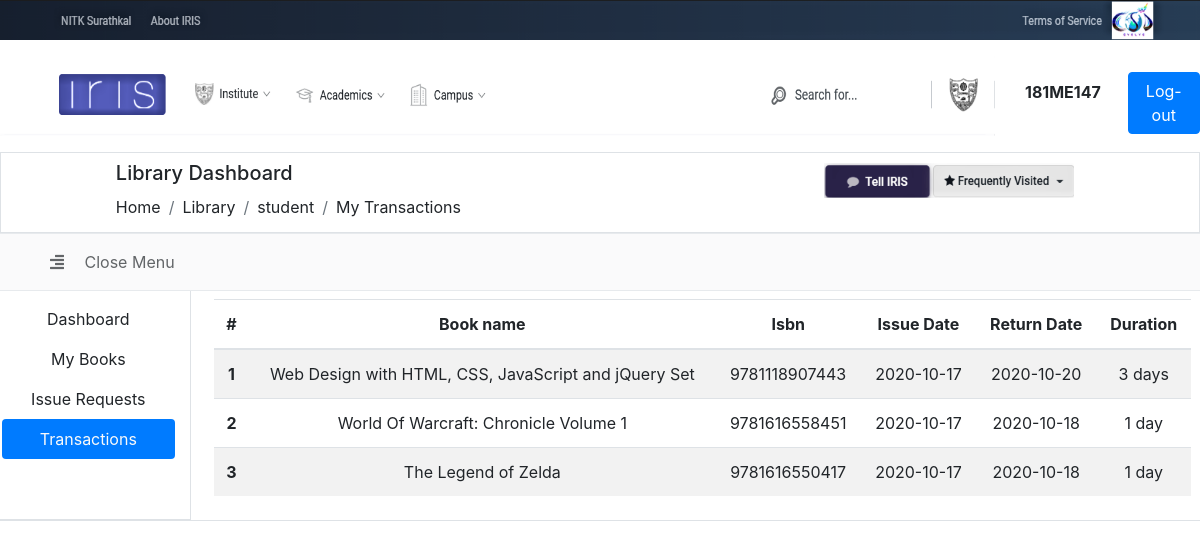
Screenshot of /admin-student/studentTransaction.php (signed in) with the database file from the repository.
### tables this page shows
CREATE TABLE `users` (
  `id` int(11) NOT NULL,
  `name` varchar(100) DEFAULT NULL,
  `collegeID` varchar(8) DEFAULT NULL,
  `passward` varchar(100) DEFAULT NULL
);

CREATE TABLE `issue` (
  `id` int(11) NOT NULL,
  `userID` int(11) NOT NULL,
  `bookID` int(11) NOT NULL,
  `tag` int(2) NOT NULL,
  `issueDate` date DEFAULT NULL,
  `returnDate` date DEFAULT NULL
);

CREATE TABLE `books` (
  `id` int(11) NOT NULL,
  `title` varchar(100) NOT NULL,
  `description` text NOT NULL,
  `quantity` int(11) NOT NULL,
  `isbn` bigint(15) NOT NULL
);

### admin-student/studentTransaction.php (the view, shortened to what this page needs)
<?php
  if (array_key_exists("id", $_SESSION) ) {
    include("../php//connection.php");
    $query = "SELECT id, collegeID FROM `users` WHERE id = ".mysqli_real_escape_string($conn, $_SESSION['id'])." LIMIT 1";
    $row = mysqli_fetch_array(mysqli_query($conn, $query));
  }
  else{
    header("Location: ../../index.php?logout=1");
  }
  $mainBody = '';
  $count = 0;
  $query = "SELECT * FROM `issue` WHERE userID = '".mysqli_real_escape_string($conn, $row['id'])."'";
  $result = mysqli_query($conn, $query);
  if($result){
      if(mysqli_num_rows($result)>0){
          while($row1 = mysqli_fetch_assoc($result)){
            if($row1['tag'] == "2"){
              $count++;
              $diff = abs(strtotime($row1['returnDate']) - strtotime($row1['issueDate']));
              $duration = floor($diff/ (60*60*24));
              if($duration == "1" || $duration == "0"){
                $duration .= " day";
              }
              else if($duration > "1"){
                $duration .= " days";
              }
              else{
                $duration = "--";
              }
             $query2 = "SELECT * FROM `books` WHERE id = '".mysqli_real_escape_string($conn, $row1['bookID'])."'";
             $row2 = mysqli_fetch_array(mysqli_query($conn, $query2));
             $mainBody .= '<tr>
             <th scope="row">'.$count.'</th>
             <td>'.$row2["title"].'</td>
             <td>'.$row2["isbn"].'</td>
             <td>'.$row1["issueDate"].'</td>
             <td>'.$row1["returnDate"].'</td>
             <td>'.$duration.'</td>
           </tr>';
         }
       }
     }
   }
  include("../php//header.php");
?>
<body>
  <div class="row ">
      <figure><img src="../../images/top_nav.PNG" width="100%" height="40px"></figure>
  </div>
  <div class="row">
    <div class="col-xl-10">
      <figure><img src="../../images/second_nav.PNG" width="100%" height="80px"></figure>
    </div>
    <div class="col-xl-1 mt-4 font-weight-bold">
        <?php echo $row["collegeID"]; ?>
    </Div>
    <div class="col-xl-1 mt-3">
        <a href="../../index.php?logout=1"><button type="button" class="btn btn-primary" id="log-out">
         Log-out
        </button></a>
    </div>
</div>
  <div class="container-fluid border">
    <div class="row">
      <div class="col-md-1"></div>
      <div class="col-md-7 py-2">
        <h5>Library Dashboard</h5>
        <nav aria-label="breadcrumb">
          <ol class="breadcrumb remalign">
            <li class="breadcrumb-item"><a href="#">Home</a></li>
            <li class="breadcrumb-item"><a href="../../index.php?logout=1">Library</a></li>
            <li class="breadcrumb-item"><a href="./student.php">student</a></li>
            <li class="breadcrumb-item">My Transactions</li>
          </ol>
        </nav>
      </div>
      <div class="col-md-4 pl-4">
        <figure><img src="../../images/3rd_pic.PNG" width="250px" height="35px" style="position: relative; top: 10px;"></figure>
      </div>
    </div>
  </div>
    <div class="row bg-light" style="opacity: .7;">
      <div class="col-md-12 py-2 px-5 border">
            <a href="#" class="nav-link"  onclick="hideShowMenu()" id="hideShowMenu">
              <i class="fa fa-align-right mr-2 " id="hideShowMenuIcon"></i>
              <span class="hide-text-md ml-2" id="hideShowMenuText">Close Menu</span>
            </a>
      </div>
    </div>
    <div class="row main-content border border-top-0">
      <div class="col-md-2 border border-top-0 py-2" id="dash" style="text-align: center;">
        <ul class="nav  nav pills flex-column">
          <li class="nav-item">
            <a class="nav-link " href="./student.php">Dashboard</a>
          </li>
          <li class="nav-item">
            <a class="nav-link" href="./myBooks.php">My Books</a>
          </li>
          <li class="nav-item">
            <a class="nav-link" href="./issueRequest.php">Issue Requests</a>
          </li>
          <li class="nav-item bg-primary rounded">
            <a class="nav-link disabled text-light">Transactions</a>
          </li>
        </ul>
      </div>
      <div class="col-md-10 py-2" id="main-area">
        <div class="row text-center mx-2">
        <table class="table table-striped ">
            <thead>
                <tr>
                <th scope="col">#</th>
                <th scope="col">Book name</th>
                <th scope="col">Isbn</th>
                <th scope="col">Issue Date</th>
                <th scope="col">Return Date</th>
                <th scope="col">Duration</th>
                </tr>
            </thead>
            <tbody>
                <?php echo $mainBody;?>
            </tbody>
            </table>
        </div>
      </div>
    </div>
</body>
</html>

### php/header.php (style rules this page uses)
.main-content { background-color: #fff; }
a { color: inherit; }
.breadcrumb { background-color: transparent !important; padding: .1rem 0rem !important; margin-bottom: .25rem !important; }
ul { list-style-type: none; }

### rows the page displays
users: collegeID "181ME147"
issue: bookID.title "Web Design with HTML, CSS, JavaScript and jQuery Set", bookID.isbn "9781118907443", issueDate "2020-10-17", returnDate "2020-10-20", duration "3 days"
issue: bookID.title "World Of Warcraft: Chronicle Volume 1", bookID.isbn "9781616558451", issueDate "2020-10-17", returnDate "2020-10-18", duration "1 day"
issue: bookID.title "The Legend of Zelda", bookID.isbn "9781616550417", issueDate "2020-10-17", returnDate "2020-10-18", duration "1 day"
